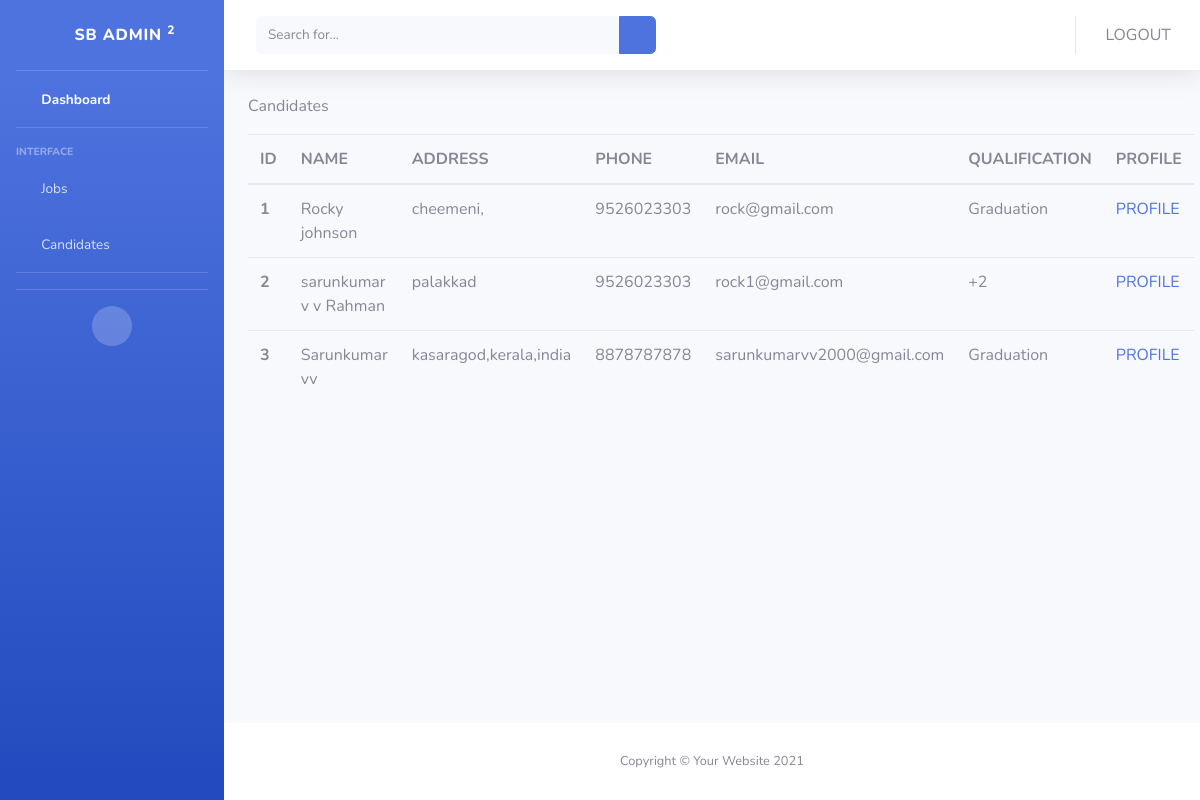
The page /candidates on the database its author committed.
### app1/models.py (models this page shows)
class Profile(models.Model):
      first_name = models.CharField(max_length=100)
      last_name = models.CharField(max_length=100)
      address = models.CharField(max_length=100)
      phone1 = models.CharField(max_length=100)
      phone2 = models.CharField(max_length=100)
      age = models.IntegerField()
      employed = models.BooleanField()
      skills = models.CharField(max_length=100)
      qualification = models.CharField(max_length=100)
      certifications = models.CharField(max_length=100)
      resume = models.FileField(upload_to='resume', max_length=100)
      about = models.CharField(max_length=100)
      user = models.ForeignKey(User,on_delete=models.CASCADE,null=True)

### app1/views.py (the view)
# urls.py: path("candidates",views.candidates,name='candidates'),
def candidates(request):
      profiles = Profile.objects.all()
      context = {'profiles':profiles}
      return render(request,'admin/candidates.html',context)

### templates/admin/candidates.html
{% extends 'admin/base.html' %}
{% block main %}
<p>Candidates</p>
    <table class="table">
        <thead>
        <tr>
            <th scope="col">ID</th>
            <th scope="col">NAME</th>
            <th scope="col">ADDRESS</th>
            <th scope="col">PHONE</th>
            <th scope="col">EMAIL</th>
            <th scope="col">QUALIFICATION</th>
            <th scope="col">PROFILE</th>
        </tr>
        </thead>
        <tbody>
        {% for profile in profiles %}
        <tr>
            <th scope="row">{{profile.id}}</th>
            <td>{{profile.first_name}} {{profile.last_name}}</td>
            <td>{{profile.address}}</td>
            <td>{{profile.phone1}}</td>
            <td>{{profile.user.username}}</td>
            <td>{{profile.qualification}}</td>
            <td><a href="{% url 'application-profile-admin' profile.user.id %}">PROFILE</a></td>
        </tr>
        {% endfor %}
        </tbody>
    </table>
{% endblock %}

### rows shown on the page
Profile: id "1", first_name "Rocky", last_name "johnson", address "cheemeni,", phone1 "9526023303", user.username "rock@gmail.com", qualification "Graduation"
Profile: id "2", first_name "sarunkumar v v", last_name "Rahman", address "palakkad", phone1 "9526023303", user.username "rock1@gmail.com", qualification "+2"
Profile: id "3", first_name "Sarunkumar", last_name "vv", address "kasaragod,kerala,india", phone1 "8878787878", user.username "sarunkumarvv2000@gmail.com", qualification "Graduation"
